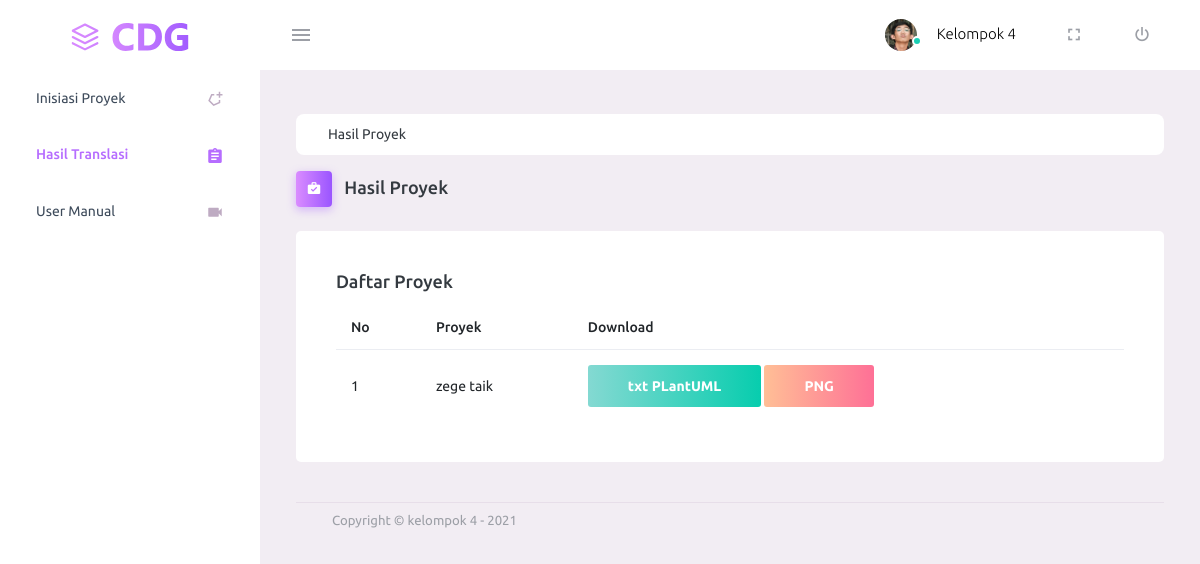
The app's page /hasil, older data.
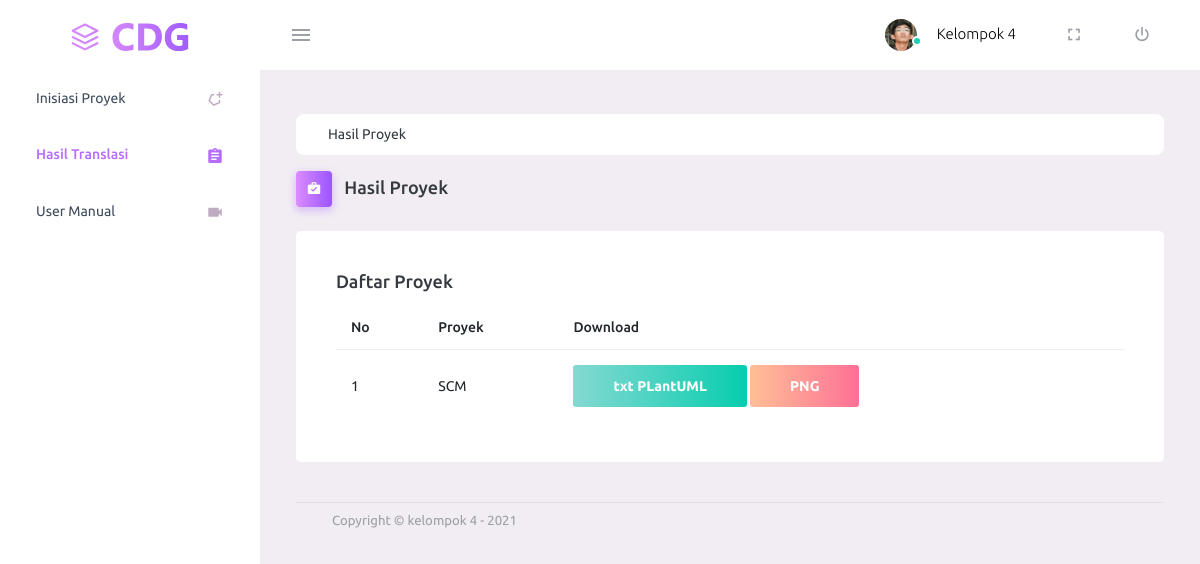
The same page, newer data.
### cdg/models.py (models this page shows, shortened)
class Proyek(models.Model):
    nama_proyek = models.CharField(max_length=50)
    database_id = models.CharField(max_length=50, null=True)

### projekppl/views.py (the view)
# urls.py: path('hasil', views.hasilall, name='hasilall'),
def hasilall(request):
    proyek = Proyek.objects.filter(database_id__isnull=False)
    return render(request,'hasil.html', {'proyek' : proyek})

### templates/hasil.html (shortened to what the changed rows need)
<!DOCTYPE html>
<html lang="en">
  <head>
    {% load static %}
    <link rel="stylesheet" href="{% static 'vendors/mdi/css/materialdesignicons.min.css' %}">
    <link rel="stylesheet" href="{% static 'vendors/css/vendor.bundle.base.css' %}">
    <link rel="stylesheet" href="{% static 'css/style.css' %}">
  </head>
  <body>
    <div class="container-scroller">
      <div class="container-fluid page-body-wrapper">
        <div class="main-panel">
          <div class="content-wrapper">
            <div class="row">
              <div class="col-12 grid-margin">
                <div class="card">
                  <div class="card-body">
                    <div class="table-responsive">
                      <table class="table">
                        <thead>
                          <tr>
                            <th> No </th>
                            <th> Proyek </th>
                            <th> Download </th>
                          </tr>
                        </thead>
                        <tbody>
                        {% if proyek %}
                          {% for pproyek in proyek%}
                            <tr>
                              <td>{{ forloop.counter }}</td>
                              <td> {{ pproyek.nama_proyek }} </td>
                              <td>
                              <a href="/download/{{pproyek.id}}"> <button type="button" class="btn btn-gradient-success">txt PLantUML</button> </a>
                              <a href="/download-png/{{pproyek.id}}"> <button type="button" class="btn btn-gradient-danger">PNG</button> </a>
                              </td>
                            </tr>
                          {% endfor %}
                        {% else %}
                              <p>Proyek ini belum memiliki proses</p>
                        {% endif %}
                        </tbody>
                      </table>
                    </div>
                  </div>
                </div>
              </div>
            </div>
        </div>
      </div>
    </div>
  </body>
</html>

Row changes from the older to the newer data that the page shows:
removed Proyek: nama_proyek "zege taik"
added Proyek: nama_proyek "SCM"
